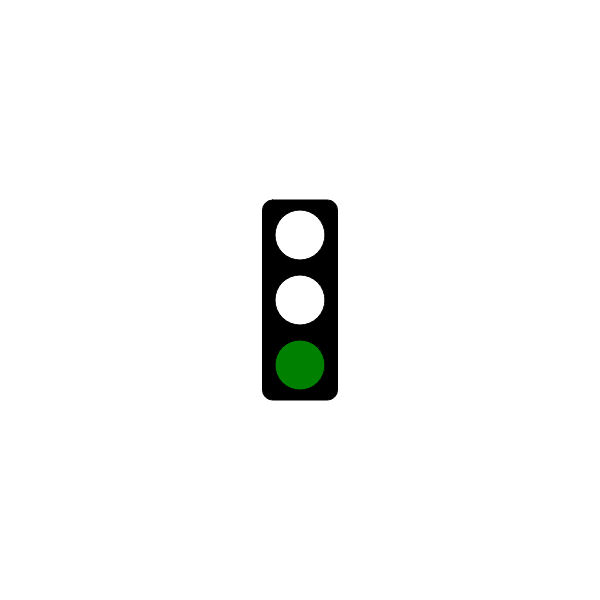
Frame 1 (no input)
Frame 60 (no input): identical to frame 1, image omitted
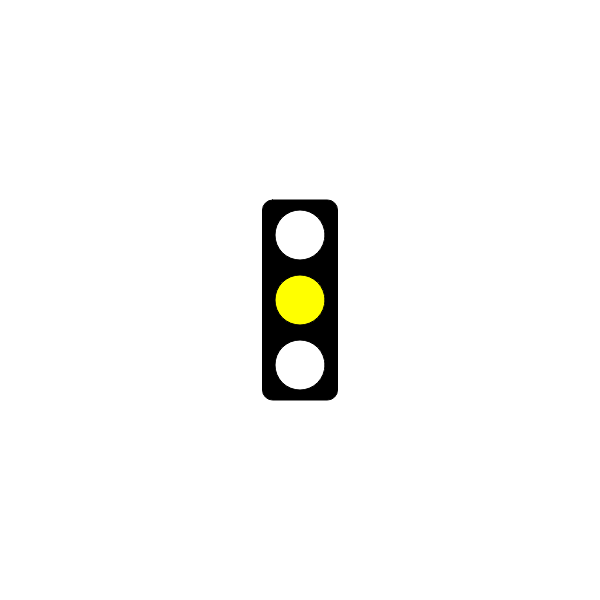
Frame 120 (the mouse pressed at the canvas centre since frame 60)

The p5.js sketch that drew these frames (run headless with seeded random() and noise() and a simulated clock; from frame 60 on, the mouse is pressed at the canvas centre):

// p5.js sketch
// ── sketch.js
// Traffic Light Starter Code
// Your Name Here
// The Date Here

// GOAL: make a 'traffic light' simulator. For now, just have the light
// changing according to time. You may want to investigate the millis()
// function at https://p5js.org/reference/#/p5/millis

let theColors = ["green", "yellow", "red"];
let trafficColor = 0;
let waitTime = 1000;
let timePassed = 0;

function setup() {
  createCanvas(600, 600);
}

function draw() {
  background(255);
  drawOutlineOfLights();
  changeColor();
  fillLights();
}

function drawOutlineOfLights() {
  //box
  rectMode(CENTER);
  fill(0);
  rect(width/2, height/2, 75, 200, 10);

  //lights
  fill(255);
  ellipse(width/2, height/2 - 65, 50, 50); //top
  ellipse(width/2, height/2, 50, 50); //middle
  ellipse(width/2, height/2 + 65, 50, 50); //bottom
}

function changeColor(){
  if (millis() - timePassed > waitTime){
    timePassed = millis();
    trafficColor += 1;
    trafficColor %= 3;
  }
}

function fillLights(){
  fill(theColors[trafficColor]);
  if (trafficColor === 0){
    ellipse(width/2, height/2 + 65, 50, 50); //bottom
  }
  else if (trafficColor === 1){
    ellipse(width/2, height/2, 50, 50); //middle
  }
  else if (trafficColor === 2){
    ellipse(width/2, height/2 - 65, 50, 50); //top
  }
}
